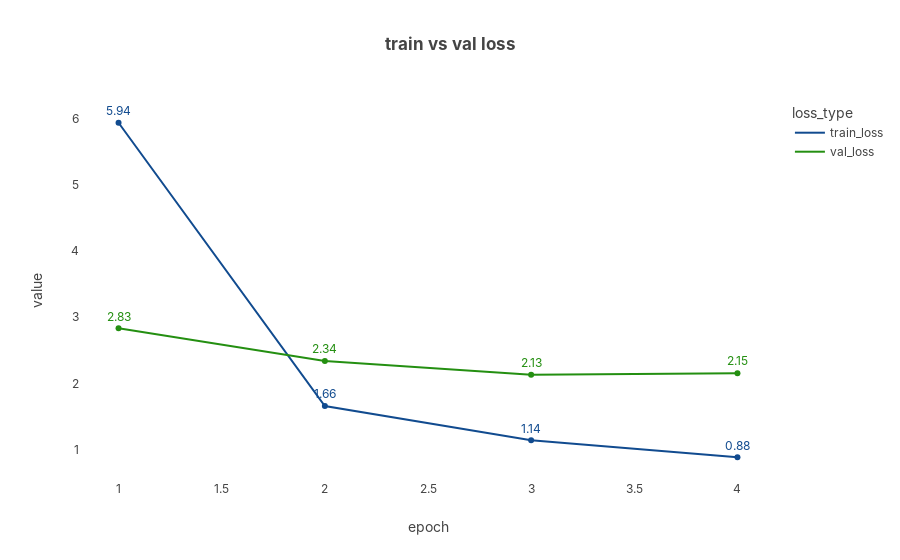

The cell this chart's notebook holds for it:
### Code cell
plot_train_vs_val_loss(epoch_metrics_df, height=500)

### Figure 1 — Plotly figure (JSON) as saved in the notebook; plotly's stock layout.template omitted (floating-point values rounded to 4 significant figures)
{"data": [{"hovertemplate": "loss_type=train_loss<br>epoch=%{x}<br>value=%{y}<extra></extra>", "legendgroup": "train_loss", "line": {"color": "#114B8F", "dash": "solid"}, "marker": {"symbol": "circle"}, "mode": "lines", "name": "train_loss", "orientation": "v", "showlegend": true, "type": "scatter", "x": [1, 2, 3, 4], "xaxis": "x", "y": [5.941, 1.656, 1.138, 0.8815], "yaxis": "y"}, {"hovertemplate": "loss_type=val_loss<br>epoch=%{x}<br>value=%{y}<extra></extra>", "legendgroup": "val_loss", "line": {"color": "#248F11", "dash": "solid"}, "marker": {"symbol": "circle"}, "mode": "lines", "name": "val_loss", "orientation": "v", "showlegend": true, "type": "scatter", "x": [1, 2, 3, 4], "xaxis": "x", "y": [2.832, 2.336, 2.131, 2.154], "yaxis": "y"}, {"marker": {"color": "#114B8F"}, "mode": "markers+text", "showlegend": false, "text": ["5.94", "1.66", "1.14", "0.88"], "textfont": {"color": "#114B8F"}, "textposition": "top center", "type": "scatter", "x": [1, 2, 3, 4], "y": [5.941, 1.656, 1.138, 0.8815]}, {"marker": {"color": "#248F11"}, "mode": "markers+text", "showlegend": false, "text": ["2.83", "2.34", "2.13", "2.15"], "textfont": {"color": "#248F11"}, "textposition": "top center", "type": "scatter", "x": [1, 2, 3, 4], "y": [2.832, 2.336, 2.131, 2.154]}], "layout": {"autosize": true, "legend": {"title": {"text": "loss_type"}, "tracegroupgap": 0}, "showlegend": true, "title": {"text": "train vs val loss"}, "xaxis": {"anchor": "y", "autorange": true, "domain": [0, 1], "range": [0.8159, 4.184], "title": {"text": "epoch"}, "type": "linear"}, "yaxis": {"anchor": "x", "autorange": true, "domain": [0, 1], "range": [0.5252, 6.297], "title": {"text": "value"}, "type": "linear"}}}
